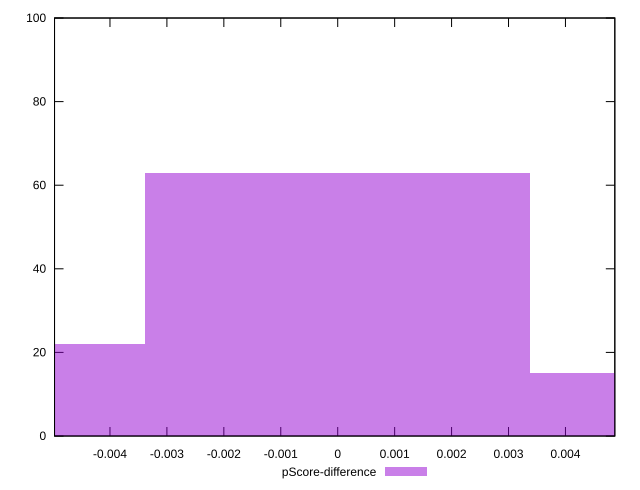

Here is the gnuplot script that generated this plot:
reset

$pScoreDifference <<EOF
0 63
0.006762369949116337 15
-0.006762369949116337 22
EOF

set key outside below
set boxwidth 0.006762369949116337
set xrange [-0.004973697535324617:0.0048670995855710775]
set yrange [0:100]
set trange [0:100]
set style fill transparent solid 0.5 noborder
set terminal svg size 640, 490 enhanced background rgb 'white'
set output "reprap/total-blocking-time/samples/pages+cached+noexternal/pScore-difference/histogram.svg"

plot $pScoreDifference title "pScore-difference" with boxes

reset
